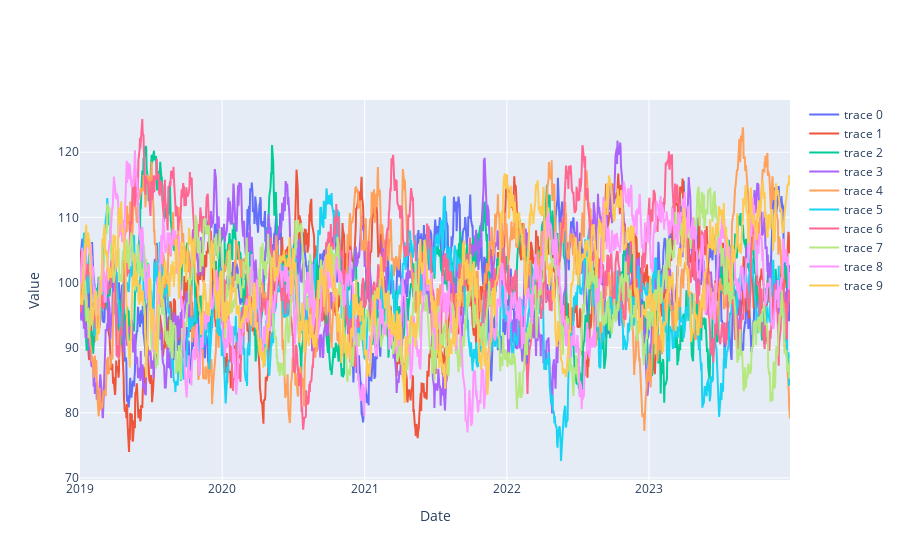

Source (notebook cell):
### Markdown cell above
#  Predict V for OU

### Code cell
mu=100
sigma = 30
train, test = dat.build_simulated_train_test(N=10,mu=mu,sigma=sigma)
u.plot_plotly_multiple(train)

### Figure 1 — Plotly figure (JSON) as saved in the notebook; plotly's stock layout.template omitted (floating-point values rounded to 4 significant figures; data arrays with more than 128 entries replaced by an {"elided": "..."} marker saying what was removed)
{"data": [{"mode": "lines", "type": "scatter", "x": {"elided": "1304 str values"}, "y": {"elided": "1304 float values"}}, {"mode": "lines", "type": "scatter", "x": {"elided": "1304 str values"}, "y": {"elided": "1304 float values"}}, {"mode": "lines", "type": "scatter", "x": {"elided": "1304 str values"}, "y": {"elided": "1304 float values"}}, {"mode": "lines", "type": "scatter", "x": {"elided": "1304 str values"}, "y": {"elided": "1304 float values"}}, {"mode": "lines", "type": "scatter", "x": {"elided": "1304 str values"}, "y": {"elided": "1304 float values"}}, {"mode": "lines", "type": "scatter", "x": {"elided": "1304 str values"}, "y": {"elided": "1304 float values"}}, {"mode": "lines", "type": "scatter", "x": {"elided": "1304 str values"}, "y": {"elided": "1304 float values"}}, {"mode": "lines", "type": "scatter", "x": {"elided": "1304 str values"}, "y": {"elided": "1304 float values"}}, {"mode": "lines", "type": "scatter", "x": {"elided": "1304 str values"}, "y": {"elided": "1304 float values"}}, {"mode": "lines", "type": "scatter", "x": {"elided": "1304 str values"}, "y": {"elided": "1304 float values"}}], "layout": {"xaxis": {"title": {"text": "Date"}}, "yaxis": {"title": {"text": "Value"}}}}
